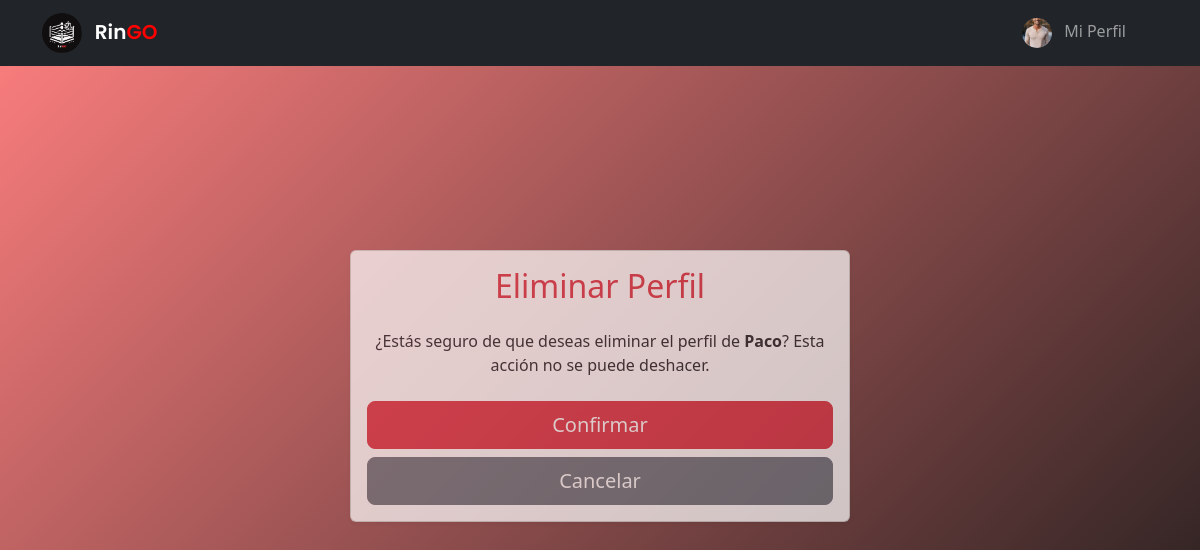
The page /perfil/eliminar/29/ (signed in) on the database its author committed.
### usuarios/models.py (models this page shows, shortened)
class Perfil(models.Model):
    user = models.OneToOneField(User, on_delete=models.CASCADE)
    nombre_perfil = models.CharField(max_length=100)
    fecha_nacimiento = models.DateField(null=True, blank=True)
    peso = models.DecimalField(
        max_digits=5,
        decimal_places=2,
        validators=[MinValueValidator(0.1)],
        null=True,
        blank=True,
    )
    deporte = models.CharField(
        max_length=50, choices=[("boxeo", "Boxeo"), ("kickboxing", "Kickboxing")]
    )
    foto = models.ImageField(upload_to="perfil_fotos/", blank=True, null=True)
    genero = models.CharField(
        max_length=20,
        choices=[
            ("masculino", "Masculino"),
            ("femenino", "Femenino"),
            ("prefiero no decir", "Prefiero no decir"),
        ],
        default="otro",
    )

### usuarios/views.py (the view)
class PerfilDeleteView(LoginRequiredMixin, DeleteView):
    model = Perfil
    template_name = "perfil/perfil_confirm_delete.html"
    success_url = reverse_lazy("crear_perfil")

### templates/perfil/perfil_confirm_delete.html (shortened to what this page needs)
{% extends "_base.html" %}
{% block content %}
<div class="container d-flex justify-content-center align-items-center eliminar-card" style="min-height: 80vh;">
  <div class="card shadow-sm" style="width: 100%; max-width: 500px;opacity: 0.7;">
    <div class="card-body text-center">
      <h2 class="card-title text-danger mb-4">Eliminar Perfil</h2>
      <p class="card-text">
        ¿Estás seguro de que deseas eliminar el perfil de <strong>{{ perfil.nombre_perfil }}</strong>? Esta acción no se puede deshacer.
      </p>
      <form method="post" class="mt-4">
        <button type="submit" class="btn btn-danger btn-lg w-100 mb-2">Confirmar</button>
        <a href="{% url 'ver_perfil' perfil.id %}" class="btn btn-secondary btn-lg w-100">Cancelar</a>
      </form>
    </div>
  </div>
</div>
{% endblock %}

### templates/_base.html (shortened to what this page needs)
{% load static %}
<!DOCTYPE html>
<html lang="en">
	<head>
		<link rel="stylesheet" href="{% static 'css/style.css' %}" />
		<link
			href="https://cdn.jsdelivr.net/npm/bootstrap@5.3.0/dist/css/bootstrap.min.css"
			rel="stylesheet"
		/>
	</head>
	<body>
<nav class="navbar navbar-expand-lg navbar-dark bg-dark">
    <div class="container">
        <div class="d-flex align-items-center">
            <a class="navbar-brand" href="{% url 'home' %}">
                <img
                    src="{% static 'img/ringo_logo.png' %}"
                    alt="RinGo Logo"
                    class="rounded-circle"
                    style="width: 40px; height: 40px; object-fit: contain;" />
                <span class='ms-2'>Rin<span style='color:red;'>GO</span></span>
            </a>
        </div>
        <div class="collapse navbar-collapse" id="navbarSupportedContent">
            <ul class="navbar-nav ms-auto mb-2 mb-lg-0">
                {% if user.is_authenticated %}
                    <li class="nav-item me-4">
                        <a class="nav-link" href="{% url 'perfil_redireccion' %}">
                            {% if perfil and perfil.foto %}
                                <img
                                    src="{{ perfil.foto.url }}"
                                    alt="Foto de perfil"
                                    class="rounded-circle"
                                    style="width: 30px; height: 30px; object-fit: cover; margin-right: 8px;" />
                            {% else %}
                                <img
                                    src="{% static 'img/default-user.png' %}"
                                    alt="Foto de perfil por defecto"
                                    class="rounded-circle"
                                    style="width: 30px; height: 30px; object-fit: cover; margin-right: 8px;" />
                            {% endif %}
                            Mi Perfil
                        </a>
                    </li>
                {% endif %}
            </ul>
        </div>
    </div>
</nav>
		<div class="container">{% block content %} {% endblock %}</div>
	</body>
</html>

### static/css/style.css (style rules this page uses)
body { min-height: 100vh; background: linear-gradient( 135deg, rgba(255, 0, 0, 0.7), rgba(0, 0, 0, 0.9) ), url('/static/img/background_1.jpg'); background-size: cover; background-position: center; background-repeat: no-repeat; color: white; }
.navbar-brand { font-family: 'Poppins', sans-serif; font-weight: 600; }

### rows shown on the page
Perfil: foto (picture), nombre_perfil "Paco"
